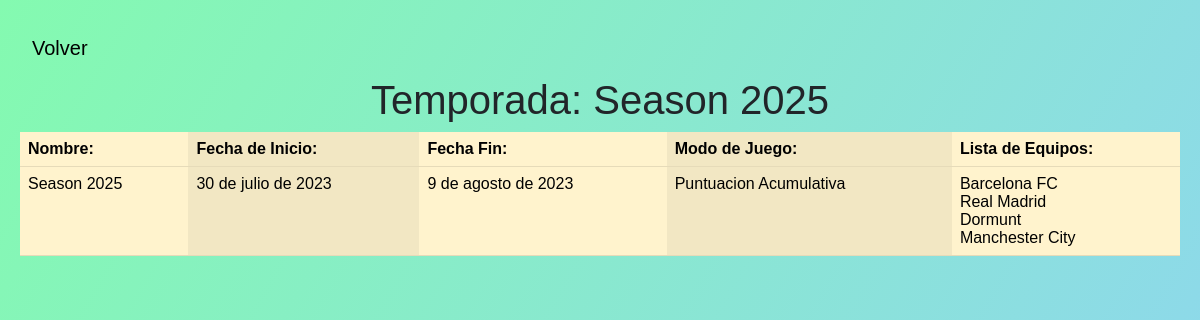
Screenshot of /temporada/5/ with the database file from the repository.
### dawnbem/models.py (models this page shows, shortened)
class Temporada(models.Model):
    nombre = models.CharField(max_length=50)
    fecha_inicio = models.DateField(blank=True, null=True)
    fecha_fin = models.DateField(blank=True, null=True)
    ModoJuego = models.CharField(max_length=50, choices=[(tag.value, tag.value) for tag in ModoJuego], blank=True, null=True)
    EquipoList = models.ManyToManyField(Equipo, related_name='temporadas', blank=True, default=None)

class Equipo(models.Model):
    nombre = models.CharField(max_length=50)
    numero_Jugadores = models.PositiveIntegerField()
    categoria = models.CharField(max_length=10, choices=[(tag.value, tag.value) for tag in Categoria], blank=True, null=True)
    inscripcion = models.ManyToManyField(Inscripcion, related_name='equipos', blank=True)

### dawnbem/views.py (the view)
# urls.py: path('temporada/<int:id>/', views.temporada_detail, name='temporadaDetail'),
def temporada_detail(request,id):
    temporada = Temporada.objects.get(id=id)
    context = {'temporada': temporada}
    return render(request, 'temporadaDetail.html', context)

### templates/temporadaDetail.html (shortened to what this page needs)
{% block contenido %}
    <link href="https://cdn.jsdelivr.net/npm/bootstrap@5.3.0/dist/css/bootstrap.min.css" rel="stylesheet">
    <header>
            <nav class="navbar navbar-expand-lg ">
                <div class="container-fluid">
                  <a class="navbar-brand" href="{% url 'temporadaNueva' %}">Volver</a>
                </div>
              </nav>
    </header>
    <h1>Temporada:  {{ temporada.nombre }}</h1>
    <table class="table table-warning table-striped-columns">
        <thead>
            <tr>
                <th>Nombre:</th>
                <th>Fecha de Inicio:</th>
                <th>Fecha Fin:</th>
                <th>Modo de Juego:</th>
                <th>Lista de Equipos:</th>
            </tr>
        </thead>
        <tbody>
            <tr>
                <td>{{ temporada.nombre }}</td>
                <td>{{ temporada.fecha_inicio }}</td>
                <td>{{ temporada.fecha_fin}}</td>
                <td>{{ temporada.ModoJuego }}</td>
                <td>{% for equipo in temporada.EquipoList.all %}
                     {{ equipo.nombre }}<br>
                     {% endfor %}
                </td>
            </tr>
        </tbody>
    </table>
{% endblock %}

### templates/temporadaDetail.html (style rules this page uses)
h1 { text-align: center; }

### rows the page displays
Temporada: nombre "Season 2025", fecha_inicio "30 de julio de 2023", fecha_fin "9 de agosto de 2023", ModoJuego "Puntuacion Acumulativa"
Equipo: nombre "Barcelona FC"
Equipo: nombre "Real Madrid"
Equipo: nombre "Dormunt"
Equipo: nombre "Manchester City"
